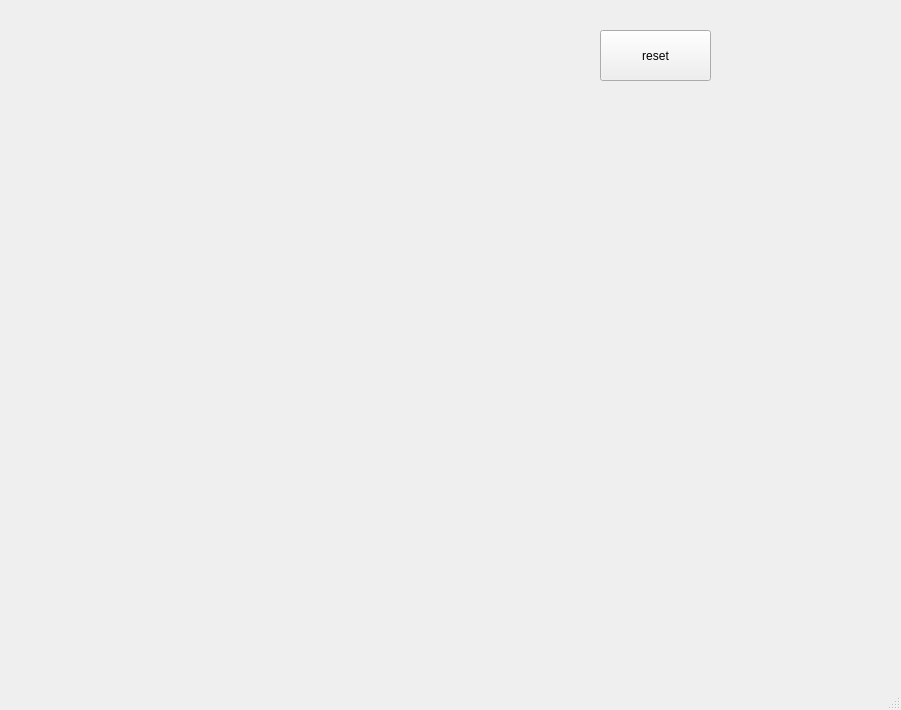
<?xml version="1.0" encoding="UTF-8"?>
<ui version="4.0">
 <class>MainWindow</class>
 <widget class="QMainWindow" name="MainWindow">
  <property name="geometry">
   <rect>
    <x>0</x>
    <y>0</y>
    <width>901</width>
    <height>710</height>
   </rect>
  </property>
  <property name="windowTitle">
   <string>MainWindow</string>
  </property>
  <widget class="QWidget" name="centralwidget">
   <widget class="QPushButton" name="pbreset">
    <property name="geometry">
     <rect>
      <x>600</x>
      <y>30</y>
      <width>111</width>
      <height>51</height>
     </rect>
    </property>
    <property name="text">
     <string>reset</string>
    </property>
   </widget>
  </widget>
  <widget class="QMenuBar" name="menubar">
   <property name="geometry">
    <rect>
     <x>0</x>
     <y>0</y>
     <width>901</width>
     <height>21</height>
    </rect>
   </property>
  </widget>
  <widget class="QStatusBar" name="statusbar"/>
 </widget>
 <resources/>
 <connections/>
</ui>
